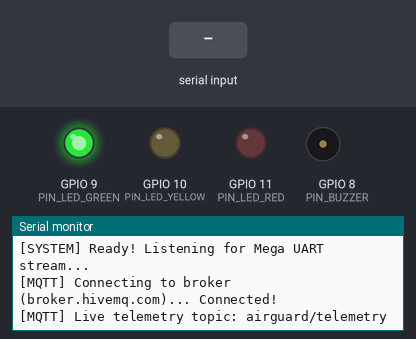
A sketch run on a simulated ESP32-S3. Parts: output pins drawn as LEDs (lit = HIGH), buzzer (waves = sounding, pin HIGH), the last lines printed to the serial monitor. Inputs (shaded band) come from the test bench. WiFi joins after 1.5 s; servers stay silent unless stated; random numbers use the default seed unless the sketch sets one; no MQTT or app messages arrive unless stated.

Above: at 3.2 s.
3.3 s: "90,45,200\n" received over the second serial link
At 4.1 s:
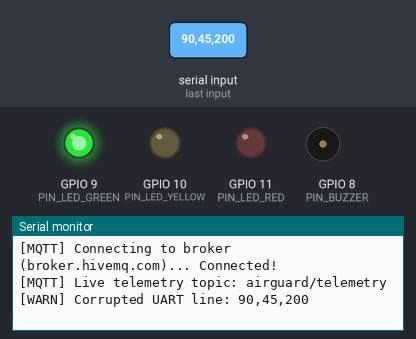
4.8 s: "90,45\n" received over the second serial link
At 5.2 s:
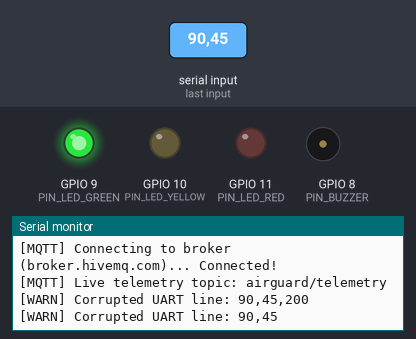
6.3 s: "90,45,200,10\n" received over the second serial link
At 7.7 s:
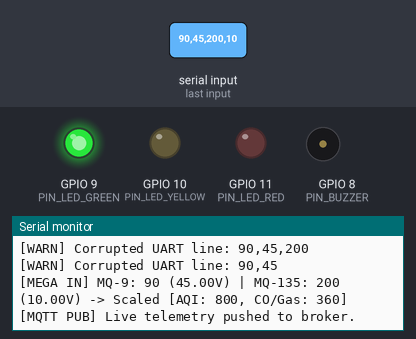

Measured:
- after the input at 3.3 s, the serial monitor: prints a new line at once (image 1)
- after the input at 4.8 s, the serial monitor: prints a new line at once (image 2)
- after the input at 6.3 s, the serial monitor: prints a new line at once (image 3)

The sketch:

esp32_uart_airguard.ino
```cpp
/**
 * ============================================================================
 * Project: AirGuard IoT - UART Bridge & Dual-Sink Web Station
 * Target Microcontroller: ESP32-S3 (ESP32-S3-DevKitC-1 / WROOM-1)
 * Data Source: Arduino Mega 2560 via UART (Serial1 on GPIO 16 RX)
 * Architecture: Dual-Sink Hybrid (MQTT Live Stream + Supabase Persistent Cloud)
 * Active Sensors: MQ-9 (CO & Flammable Gas) + MQ-135 (Air Quality)
 * Deferred (Future Work): Sharp Optical Dust Sensor & DHT Climate Sensor
 * ============================================================================
 *
 * UART WIRING (Mega -> ESP32-S3):
 *   - Arduino Mega TX1 (Pin 18) ---> Resistor Divider (1k/2k) ---> ESP32-S3 GPIO 16 (RX)
 *   - Arduino Mega GND          --------------------------------> ESP32-S3 GND (Common Ground!)
 *
 * WEB ARCHITECTURE:
 *   - SINK 1 (Hot Path): Publishes live JSON to HiveMQ MQTT broker (broker.hivemq.com:1883)
 *     Topic: "airguard/telemetry" (instant gauge update on web/index.html)
 *   - SINK 2 (Cold Path): Commits JSON every 15s to Supabase Postgres over HTTPS REST
 *     Endpoint: https://zamvuyyqfwehxlnijeat.supabase.co/rest/v1/telemetry
 * ============================================================================
 */

#include <WiFi.h>              // Native ESP32 Wi-Fi stack
#include <WiFiClientSecure.h>  // TLS/HTTPS client for Supabase REST API
#include <HTTPClient.h>        // HTTP REST client for Supabase POSTs
#include <PubSubClient.h>      // Lightweight MQTT protocol client

// ============================================================================
// 1. PIN DEFINITIONS & UART CONFIGURATION
// ============================================================================
const int RX_PIN = 16;   // From Mega TX1 (Pin 18) via 1k/2k voltage divider
const int TX_PIN = 17;   // Unused for receive-only, but required by Serial1.begin()

// Optional On-Board Actuators (Tri-Color LEDs & Buzzer)
#define PIN_BUZZER       8   // Active Acoustic Buzzer
#define PIN_LED_GREEN    9   // Green LED (Nominal / Safe)
#define PIN_LED_YELLOW   10  // Yellow LED (Warning / Elevated)
#define PIN_LED_RED      11  // Red LED (Critical Danger / Evacuate)

// ============================================================================
// 2. NETWORK, MQTT & SUPABASE CONFIGURATION
// ============================================================================
// >>> REPLACE WITH YOUR 2.4 GHz WI-FI CREDENTIALS <<<
const char* WIFI_SSID       = "DESKTOP-DBS3BAM 5731";
const char* WIFI_PASSWORD   = ";E7i3569";

// Sink 1: HiveMQ Public MQTT Broker (Hot Path)
const char* MQTT_BROKER     = "broker.hivemq.com";
const int   MQTT_PORT       = 1883;
const char* MQTT_TOPIC_PUB  = "airguard/telemetry";

// Sink 2: Supabase Cloud Configuration (Cold Path)
const char* SUPABASE_URL    = "https://zamvuyyqfwehxlnijeat.supabase.co/rest/v1/telemetry";
const char* SUPABASE_KEY    = "sb_publishable_4YDEh6TVbN9LtMtdz8QsHw_VuIT3Bpt";

// Network Clients
WiFiClient espClient;
PubSubClient mqttClient(espClient);

// ============================================================================
// 3. THRESHOLDS & SCHEDULING
// ============================================================================
// Note: Mega ADC is 10-bit (0-1023). We map raw values to 12-bit (0-4095)
// so they align with the AirGuard web dashboard scales & alert thresholds.
const int THRESHOLD_MQ135_WARN   = 1200;  // Moderate air pollution warning
const int THRESHOLD_MQ135_DANGER = 2000;  // Hazardous smoke / toxic contamination
const int THRESHOLD_MQ9_WARN     = 1000;  // Elevated Carbon Monoxide (CO)
const int THRESHOLD_MQ9_DANGER   = 1600;  // Hazardous CO / combustible gas leak

// Cold-path commit cadence (Supabase REST every 15 seconds)
unsigned long lastSupabaseTime = 0;
const unsigned long SUPABASE_INTERVAL = 15000;

// Holding registers for latest valid sensor readings
int   latestMq9Raw     = 0;
float latestMq9Volt    = 0.0;
int   latestMq135Raw   = 0;
float latestMq135Volt  = 0.0;

int   scaledAqi        = 0;  // Scaled 0-4095 for Dashboard (MQ-135)
int   scaledCoGas      = 0;  // Scaled 0-4095 for Dashboard (MQ-9)

bool  newDataAvailable = false;

// ============================================================================
// 4. WI-FI & MQTT MANAGEMENT
// ============================================================================
void setupWiFi() {
  delay(10);
  Serial.println();
  Serial.print(F("[Wi-Fi] Connecting to: "));
  Serial.println(WIFI_SSID);

  WiFi.mode(WIFI_STA);
  WiFi.begin(WIFI_SSID, WIFI_PASSWORD);

  int attempts = 0;
  while (WiFi.status() != WL_CONNECTED && attempts < 20) {
    delay(500);
    Serial.print(F("."));
    attempts++;
  }

  if (WiFi.status() == WL_CONNECTED) {
    Serial.println();
    Serial.println(F("[Wi-Fi] Connected successfully!"));
    Serial.print(F("[Wi-Fi] IP Address: "));
    Serial.println(WiFi.localIP());
  } else {
    Serial.println();
    Serial.println(F("[Wi-Fi] Timed out. Continuing in offline local alarm mode."));
  }
}

void reconnectMQTT() {
  if (WiFi.status() != WL_CONNECTED) return;

  if (!mqttClient.connected()) {
    Serial.print(F("[MQTT] Connecting to broker ("));
    Serial.print(MQTT_BROKER);
    Serial.print(F(")... "));

    String clientId = "AirGuard-ESP32S3-" + String(random(0xffff), HEX);

    if (mqttClient.connect(clientId.c_str())) {
      Serial.println(F("Connected!"));
      Serial.print(F("[MQTT] Live telemetry topic: "));
      Serial.println(MQTT_TOPIC_PUB);
    } else {
      Serial.print(F("Failed (state: "));
      Serial.print(mqttClient.state());
      Serial.println(F("). Will retry in next loop cycle."));
    }
  }
}

// ============================================================================
// 5. SUPABASE REST SINK (COLD PATH)
// ============================================================================
void postToSupabase(const String& jsonPayload) {
  if (WiFi.status() != WL_CONNECTED) return;

  WiFiClientSecure clientSecure;
  clientSecure.setInsecure(); // Zero-overhead TLS
  clientSecure.setTimeout(2);

  HTTPClient http;
  http.setTimeout(2000);

  if (http.begin(clientSecure, SUPABASE_URL)) {
    http.addHeader("Content-Type", "application/json");
    http.addHeader("apikey", SUPABASE_KEY);
    http.addHeader("Authorization", String("Bearer ") + SUPABASE_KEY);
    http.addHeader("Prefer", "return=minimal");

    int httpCode = http.POST(jsonPayload);

    if (httpCode == HTTP_CODE_CREATED || httpCode == HTTP_CODE_OK || httpCode == 204) {
      Serial.println(F("[Supabase] Data logged to Postgres table (201 Created)."));
    } else {
      Serial.print(F("[Supabase] HTTP response code: "));
      Serial.println(httpCode);
    }
    http.end();
  } else {
    Serial.println(F("[Supabase] Could not connect to host."));
  }
}

// ============================================================================
// 6. LOCAL ALARMS (OPTIONAL HARDWARE ACTUATION)
// ============================================================================
void updateAlarms(int aqiVal, int coGasVal) {
  bool isDanger = (aqiVal >= THRESHOLD_MQ135_DANGER) || (coGasVal >= THRESHOLD_MQ9_DANGER);
  bool isWarning = (!isDanger) && ((aqiVal >= THRESHOLD_MQ135_WARN) || (coGasVal >= THRESHOLD_MQ9_WARN));

  if (isDanger) {
    digitalWrite(PIN_LED_RED, HIGH);
    digitalWrite(PIN_LED_YELLOW, LOW);
    digitalWrite(PIN_LED_GREEN, LOW);
    digitalWrite(PIN_BUZZER, HIGH);
  } else if (isWarning) {
    digitalWrite(PIN_LED_RED, LOW);
    digitalWrite(PIN_LED_YELLOW, HIGH);
    digitalWrite(PIN_LED_GREEN, LOW);
    digitalWrite(PIN_BUZZER, LOW);
  } else {
    digitalWrite(PIN_LED_RED, LOW);
    digitalWrite(PIN_LED_YELLOW, LOW);
    digitalWrite(PIN_LED_GREEN, HIGH);
    digitalWrite(PIN_BUZZER, LOW);
  }
}

// ============================================================================
// 7. SETUP ROUTINE
// ============================================================================
void setup() {
  Serial.begin(115200);   // USB Monitor to PC
  delay(500);

  // Initialize hardware pins
  pinMode(PIN_BUZZER, OUTPUT);
  pinMode(PIN_LED_GREEN, OUTPUT);
  pinMode(PIN_LED_YELLOW, OUTPUT);
  pinMode(PIN_LED_RED, OUTPUT);

  digitalWrite(PIN_BUZZER, LOW);
  digitalWrite(PIN_LED_GREEN, HIGH);
  digitalWrite(PIN_LED_YELLOW, LOW);
  digitalWrite(PIN_LED_RED, LOW);

  // Initialize UART link from Arduino Mega
  Serial1.begin(9600, SERIAL_8N1, RX_PIN, TX_PIN);
  Serial1.setTimeout(50);

  Serial.println(F("\n========================================================"));
  Serial.println(F(" AirGuard IoT - ESP32-S3 UART Web Bridge"));
  Serial.println(F(" Active Sensors: MQ-9 & MQ-135 (via Arduino Mega)"));
  Serial.println(F(" Web Sync: HiveMQ (MQTT Hot) + Supabase (HTTPS Cold)"));
  Serial.println(F("========================================================"));

  setupWiFi();
  mqttClient.setServer(MQTT_BROKER, MQTT_PORT);

  Serial.println(F("[SYSTEM] Ready! Listening for Mega UART stream...\n"));
}

// ============================================================================
// 8. MAIN LOOP
// ============================================================================
void loop() {
  // Maintain Wi-Fi and MQTT connectivity
  if (WiFi.status() == WL_CONNECTED) {
    if (!mqttClient.connected()) {
      reconnectMQTT();
    }
    mqttClient.loop();
  }

  // --- Step 1: Read and parse incoming CSV packet from Arduino Mega ---
  if (Serial1.available()) {
    String line = Serial1.readStringUntil('\n');
    line.trim();

    if (line.length() > 0) {
      int c1 = line.indexOf(',');
      int c2 = line.indexOf(',', c1 + 1);
      int c3 = line.indexOf(',', c2 + 1);

      if (c1 > 0 && c2 > 0 && c3 > 0) {
        // Parse CSV values
        latestMq9Raw    = line.substring(0, c1).toInt();
        latestMq9Volt   = line.substring(c1 + 1, c2).toFloat();
        latestMq135Raw  = line.substring(c2 + 1, c3).toInt();
        latestMq135Volt = line.substring(c3 + 1).toFloat();

        // Scale 10-bit Mega values (0-1023) to 12-bit (0-4095) for dashboard compatibility
        scaledAqi   = map(latestMq135Raw, 0, 1023, 0, 4095);
        scaledCoGas = map(latestMq9Raw, 0, 1023, 0, 4095);

        newDataAvailable = true;

        // Print debug monitor
        Serial.print(F("[MEGA IN] MQ-9: "));
        Serial.print(latestMq9Raw);
        Serial.print(F(" ("));
        Serial.print(latestMq9Volt, 2);
        Serial.print(F("V) | MQ-135: "));
        Serial.print(latestMq135Raw);
        Serial.print(F(" ("));
        Serial.print(latestMq135Volt, 2);
        Serial.print(F("V) -> Scaled [AQI: "));
        Serial.print(scaledAqi);
        Serial.print(F(", CO/Gas: "));
        Serial.print(scaledCoGas);
        Serial.println(F("]"));

        // Update local alarms
        updateAlarms(scaledAqi, scaledCoGas);

        // --- Step 2: SINK 1 (HOT PATH) - Publish to MQTT ---
        // Note: 'temp', 'hum', and 'dust' are set to nominal defaults (deferred to future work)
        String jsonPayload = "{";
        jsonPayload += "\"temp\":25.0,";
        jsonPayload += "\"hum\":50.0,";
        jsonPayload += "\"aqi\":" + String(scaledAqi) + ",";
        jsonPayload += "\"co_gas\":" + String(scaledCoGas) + ",";
        jsonPayload += "\"dust\":0.0";
        jsonPayload += "}";

        if (mqttClient.connected()) {
          mqttClient.publish(MQTT_TOPIC_PUB, jsonPayload.c_str());
          Serial.println(F("[MQTT PUB] Live telemetry pushed to broker."));
        }

        // --- Step 3: SINK 2 (COLD PATH) - Commit to Supabase every 15s ---
        unsigned long now = millis();
        if (now - lastSupabaseTime >= SUPABASE_INTERVAL) {
          lastSupabaseTime = now;
          postToSupabase(jsonPayload);
        }
      } else {
        Serial.print(F("[WARN] Corrupted UART line: "));
        Serial.println(line);
      }
    }
  }
}
```
